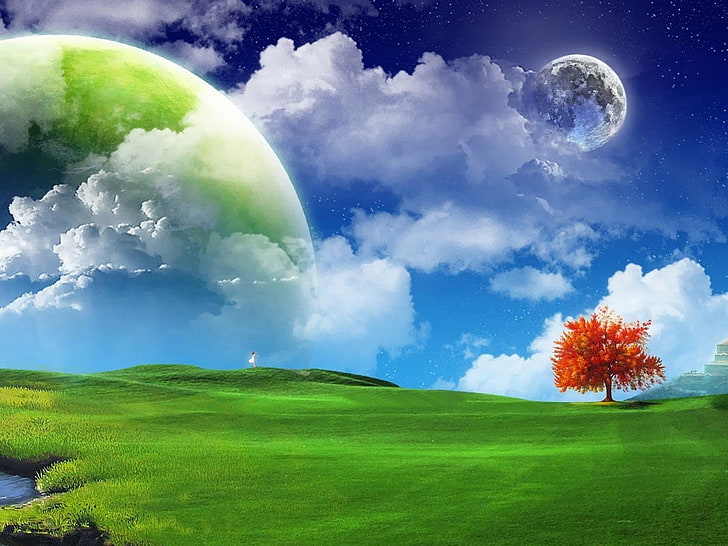
#> input picture test.jpg, 728 x 546 px, given in place of the camera
$ jupyter execute --allow-errors Module_5.2.ipynb   (text cells are left out)
#> lines starting #> are read from the running program, lines starting #| are printed output that depends on the picture; after the words box and inside, x2 and y2 are one past the last pixel; in counts of white or black regions, pixels touching at a corner belong together
[cell 1]
import cv2
import numpy as np

# ================================
# STEP 1: OPEN WEBCAM
# ================================

cap = cv2.VideoCapture(0)

if not cap.isOpened():
    print("Error: Webcam not accessible")
    exit()

# ================================
# STEP 2: BACKGROUND SUBTRACTOR
# ================================
# MOG2 is adaptive and robust

bg_subtractor = cv2.createBackgroundSubtractorMOG2(
    history=500,
    varThreshold=16,
    detectShadows=True
)

# ================================
# STEP 3: READ FIRST FRAME
# (For frame differencing)
# ================================

ret, prev_frame = cap.read()
#> prev_frame is the input picture: shape (546, 728, 3); mean B, G, R 129, 135.1, 98
prev_gray = cv2.cvtColor(prev_frame, cv2.COLOR_BGR2GRAY)
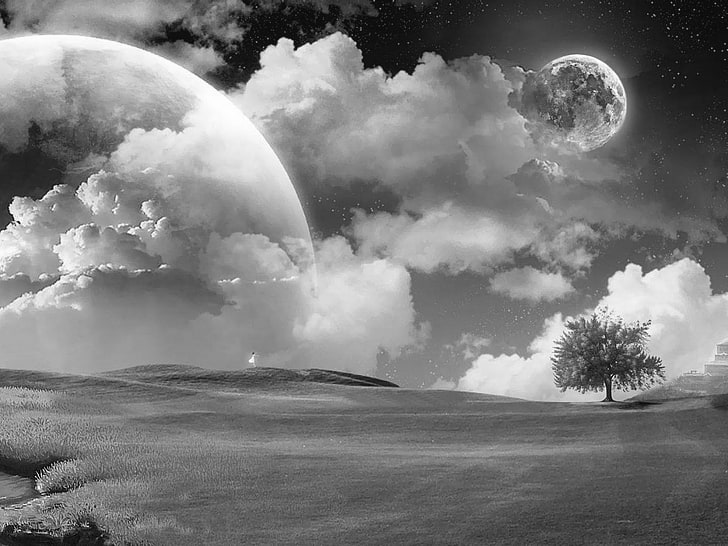
#> prev_gray: shape (546, 728); min 0, max 255, mean 123.3

# ================================
# STRUCTURING ELEMENT FOR NOISE REMOVAL
# ================================

kernel = np.ones((5, 5), np.uint8)

# ================================
# STEP 4: MAIN LOOP
# ================================

#> (the rest of this cell did not finish here and is left out)

[cell 2]
import cv2
import numpy as np
import time

# ==============================
# VIDEO SOURCE (WEBCAM)
# ==============================
cap = cv2.VideoCapture(0)

# ==============================
# VIDEO WRITER (Grayscale Recording)
# ==============================
fourcc = cv2.VideoWriter_fourcc(*'XVID')
out = cv2.VideoWriter(
    'grayscale_output.avi',
    fourcc,
    20.0,
    (640, 480),
    isColor=False
)

# ==============================
# BACKGROUND SUBTRACTOR
# ==============================
bg_subtractor = cv2.createBackgroundSubtractorMOG2(
    history=500,
    varThreshold=50,
    detectShadows=True
)

# ==============================
# FPS CALCULATION
# ==============================
prev_time = 0

print("Press 'q' to quit")

while True:
    ret, frame = cap.read()
    if not ret:
        break

    # ==============================
    # RESIZE FRAME (Mandatory)
    # ==============================
    frame = cv2.resize(frame, (640, 480))

    # ==============================
    # GRAYSCALE CONVERSION
    # ==============================
    gray = cv2.cvtColor(frame, cv2.COLOR_BGR2GRAY)

    # ==============================
    # RECORD GRAYSCALE VIDEO
    # ==============================
    out.write(gray)

    # ==============================
    # EDGE DETECTION (Mandatory)
    # ==============================
    edges = cv2.Canny(gray, 100, 200)
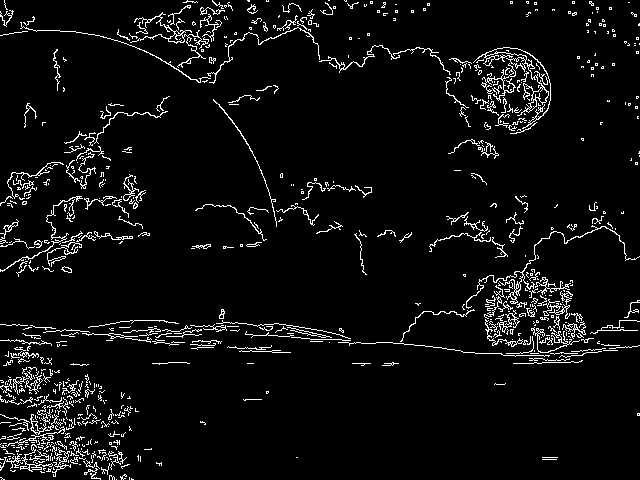
#> edges: shape (480, 640); 5.4% white in thin lines or dots

    # ==============================
    # MOTION DETECTION
    # ==============================
    fg_mask = bg_subtractor.apply(frame)
#> fg_mask: shape (480, 640); every value is 127

    # Threshold value changed (30 → 50)
    _, thresh = cv2.threshold(fg_mask, 50, 255, cv2.THRESH_BINARY)
#> thresh: shape (480, 640); every value is 255

    # Increase kernel size (Noise removal)
    kernel = cv2.getStructuringElement(cv2.MORPH_RECT, (7, 7))
    cleaned = cv2.morphologyEx(thresh, cv2.MORPH_OPEN, kernel)

    # ==============================
    # FIND CONTOURS (Motion Areas)
    # ==============================
    contours, _ = cv2.findContours(
        cleaned,
        cv2.RETR_EXTERNAL,
        cv2.CHAIN_APPROX_SIMPLE
    )
#> contours = [[[0, 0], [0, 479], [639, 479], [639, 0]]]

    for cnt in contours:
        area = cv2.contourArea(cnt)

        # Detect motion only if LARGE area moves
        if area > 1500:
            x, y, w, h = cv2.boundingRect(cnt)

            # Draw bounding box on motion
            cv2.rectangle(
                frame,
                (x, y),
                (x + w, y + h),
                (0, 0, 255),
                2
            )

            cv2.putText(
                frame,
                "MOTION",
                (x, y - 10),
                cv2.FONT_HERSHEY_SIMPLEX,
                0.6,
                (0, 0, 255),
                2
            )
#> this loop made 1 pass
#> (cnt, area, x, y, w, h) on pass 1: ([[0, 0], [0, 479], [639, 479], [639, 0]], 306081, 0, 0, 640, 480)
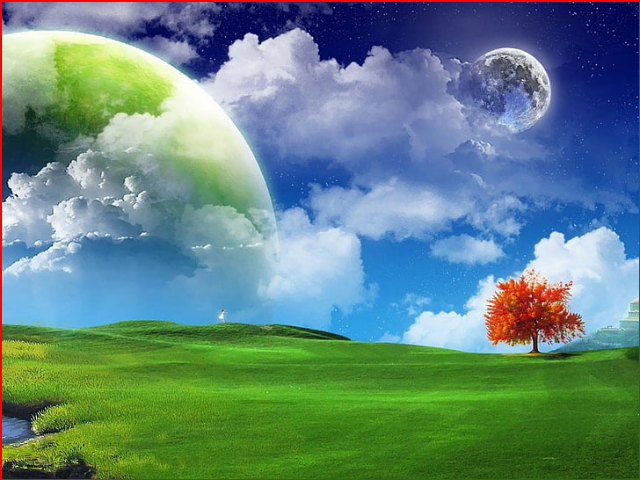
#> frame: shape (480, 640, 3); mean B, G, R 127.8, 134, 99.9

    # ==============================
    # FPS DISPLAY (Mandatory)
    # ==============================
    current_time = time.time()
    fps = 1 / (current_time - prev_time) if prev_time else 0
    prev_time = current_time

    cv2.putText(
        frame,
        f"FPS: {int(fps)}",
        (10, 30),
        cv2.FONT_HERSHEY_SIMPLEX,
        0.8,
        (0, 255, 0),
        2
    )
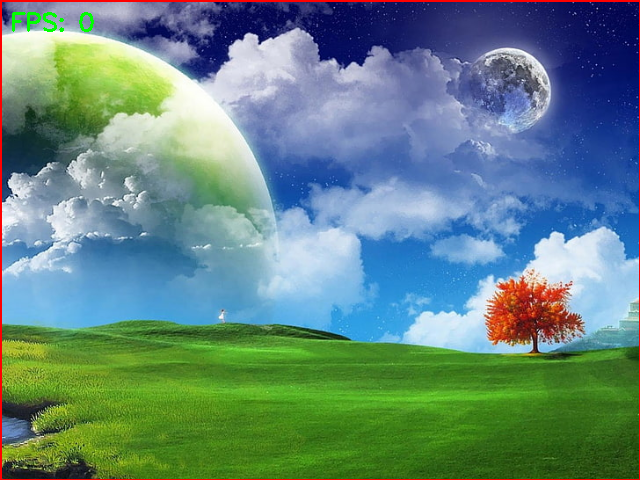
#> frame: shape (480, 640, 3); 0.18% of pixels changed, all inside (x1, y1, x2, y2) = (12, 12, 94, 32)

    # ==============================
    # DISPLAY WINDOWS
    # ==============================
    cv2.imshow("Original Frame", frame)
    cv2.imshow("Edges", edges)
    cv2.imshow("Motion Mask", cleaned)

    # ==============================
    # EXIT
    # ==============================
    if cv2.waitKey(1) & 0xFF == ord('q'):
#> (key q is pressed here)
        break

# ==============================
# RELEASE RESOURCES
# ==============================
cap.release()
out.release()
cv2.destroyAllWindows()

[cell 3]
import cv2
import numpy as np
import time

# ==============================
# VIDEO SOURCE
# ==============================
cap = cv2.VideoCapture(0)

# ==============================
# VIDEO WRITER (Grayscale)
# ==============================
fourcc = cv2.VideoWriter_fourcc(*'XVID')
#> fourcc = 1145656920
out = cv2.VideoWriter(
    'grayscale_output.avi',
    fourcc,
    20.0,
    (640, 480),
    isColor=False
)

# ==============================
# BACKGROUND SUBTRACTOR
# ==============================
bg_subtractor = cv2.createBackgroundSubtractorMOG2(
    history=500,
    varThreshold=50,
    detectShadows=True
)

# ==============================
# OPTICAL FLOW PARAMETERS
# ==============================
feature_params = dict(
    maxCorners=100,
    qualityLevel=0.3,
    minDistance=7,
    blockSize=7
)

lk_params = dict(
    winSize=(15, 15),
    maxLevel=2,
    criteria=(cv2.TERM_CRITERIA_EPS | cv2.TERM_CRITERIA_COUNT, 10, 0.03)
)
#> lk_params = {'winSize': (15, 15), 'maxLevel': 2, 'criteria': (3, 10, 0.03)}

# ==============================
# INITIAL FRAME FOR TRACKING
# ==============================
ret, old_frame = cap.read()
old_frame = cv2.resize(old_frame, (640, 480))
old_gray = cv2.cvtColor(old_frame, cv2.COLOR_BGR2GRAY)
p0 = cv2.goodFeaturesToTrack(old_gray, mask=None, **feature_params)
#> p0 = 85 rows, first 8: [260, 42], [241, 38], [10, 194], [227, 58], [361, 64], [49, 165], [255, 36], [14, 175]

mask = np.zeros_like(old_frame)

# ==============================
# FPS
# ==============================
prev_time = 0

print("Press 'q' to quit")

while True:
    ret, frame = cap.read()
    if not ret:
        break

    frame = cv2.resize(frame, (640, 480))
    gray = cv2.cvtColor(frame, cv2.COLOR_BGR2GRAY)

    # ==============================
    # RECORD GRAYSCALE VIDEO
    # ==============================
    out.write(gray)

    # ==============================
    # EDGE DETECTION
    # ==============================
    edges = cv2.Canny(gray, 100, 200)

    # =====================================================
    # MINI PROJECT 1 – MOTION DETECTION SYSTEM
    # =====================================================
    fg_mask = bg_subtractor.apply(frame)

    _, thresh = cv2.threshold(fg_mask, 50, 255, cv2.THRESH_BINARY)

    kernel = cv2.getStructuringElement(cv2.MORPH_RECT, (7, 7))
    cleaned = cv2.morphologyEx(thresh, cv2.MORPH_OPEN, kernel)

    contours, _ = cv2.findContours(
        cleaned,
        cv2.RETR_EXTERNAL,
        cv2.CHAIN_APPROX_SIMPLE
    )

    for cnt in contours:
        area = cv2.contourArea(cnt)

        # Detect motion only if large area moves
        if area > 1500:
            x, y, w, h = cv2.boundingRect(cnt)

            cv2.rectangle(
                frame,
                (x, y),
                (x + w, y + h),
                (0, 0, 255),
                2
            )

            cv2.putText(
                frame,
                "MOTION",
                (x, y - 10),
                cv2.FONT_HERSHEY_SIMPLEX,
                0.6,
                (0, 0, 255),
                2
            )

    # =====================================================
    # MINI PROJECT 2 – OBJECT TRACKING CAMERA
    # =====================================================
    if p0 is not None:
        p1, st, err = cv2.calcOpticalFlowPyrLK(
            old_gray,
            gray,
            p0,
            None,
            **lk_params
        )
#> p1 has the same summary as p0; st = 85 values from 1 to 1; err = 85 values from 0 to 0

        good_new = p1[st == 1]
#> good_new = 85 pairs, first value 3 to 578, second value 23 to 467
        good_old = p0[st == 1]
#> good_old has the same summary as good_new

        for new, old in zip(good_new, good_old):
            a, b = new.ravel()
            c, d = old.ravel()

            mask = cv2.line(
                mask,
                (int(a), int(b)),
                (int(c), int(d)),
                (0, 255, 0),
                2
            )
            frame = cv2.circle(
                frame,
                (int(a), int(b)),
                5,
                (0, 0, 255),
                -1
            )
#> this loop made 85 passes
#> (a, b, c, d) on passes 1 to 12: (260, 42, 260, 42), (241, 38, 241, 38), (10, 194, 10, 194), (227, 58, 227, 58), (361, 64, 361, 64), (49, 165, 49, 165), (255, 36, 255, 36), (14, 175, 14, 175), (534, 350, 534, 350), (540, 331, 540, 331), (75, 159, 75, 159), (563, 285, 563, 285)
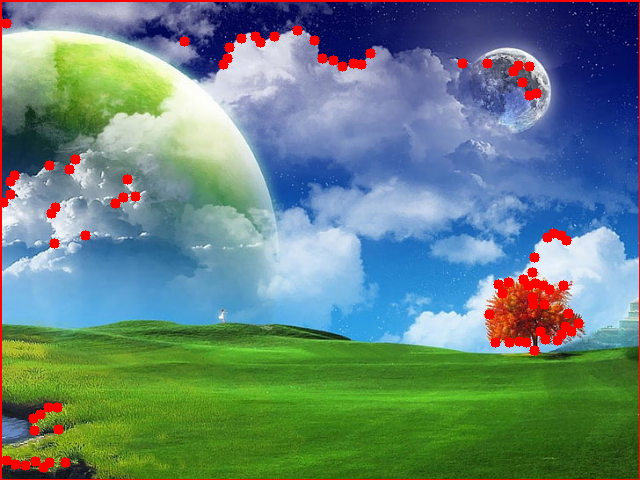
#> frame: shape (480, 640, 3); mean B, G, R 124.9, 131.2, 102.5
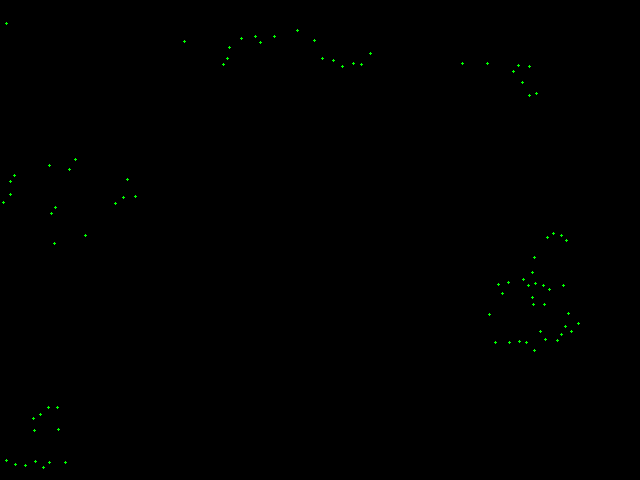
#> mask: shape (480, 640, 3); mean of channels 0, 1, 2 0, 0.4, 0; drawn as B, G, R

        tracking_frame = cv2.add(frame, mask)
    else:
        tracking_frame = frame

    old_gray = gray.copy()
    p0 = cv2.goodFeaturesToTrack(old_gray, mask=None, **feature_params)

    # ==============================
    # FPS DISPLAY
    # ==============================
    current_time = time.time()
    fps = 1 / (current_time - prev_time) if prev_time else 0
    prev_time = current_time

    cv2.putText(
        tracking_frame,
        f"FPS: {int(fps)}",
        (10, 30),
        cv2.FONT_HERSHEY_SIMPLEX,
        0.8,
        (255, 255, 0),
        2
    )
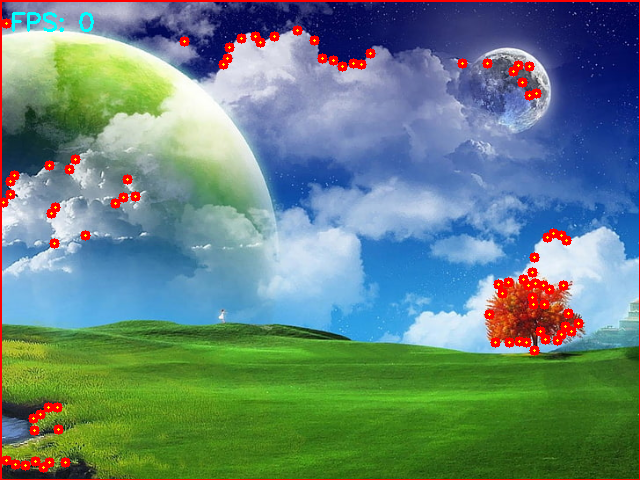
#> tracking_frame: shape (480, 640, 3); mean B, G, R 125.1, 131.8, 102.2

    # ==============================
    # DISPLAY WINDOWS
    # ==============================
    cv2.imshow("Motion Detection System", frame)
    cv2.imshow("Object Tracking Camera", tracking_frame)
    cv2.imshow("Edges", edges)

    if cv2.waitKey(1) & 0xFF == ord('q'):
#> (key q is pressed here)
        break

# ==============================
# CLEANUP
# ==============================
cap.release()
out.release()
cv2.destroyAllWindows()
